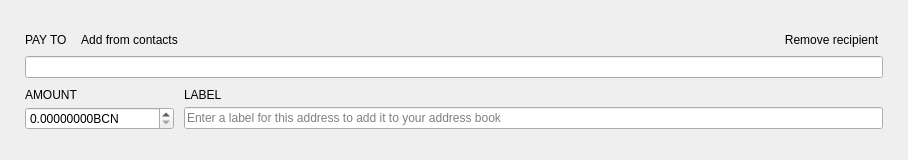
<?xml version="1.0" encoding="UTF-8"?>
<ui version="4.0">
 <class>TransferFrame</class>
 <widget class="QFrame" name="TransferFrame">
  <property name="geometry">
   <rect>
    <x>0</x>
    <y>0</y>
    <width>908</width>
    <height>160</height>
   </rect>
  </property>
  <property name="sizePolicy">
   <sizepolicy hsizetype="Preferred" vsizetype="Preferred">
    <horstretch>0</horstretch>
    <verstretch>150</verstretch>
   </sizepolicy>
  </property>
  <property name="minimumSize">
   <size>
    <width>0</width>
    <height>160</height>
   </size>
  </property>
  <property name="maximumSize">
   <size>
    <width>16777215</width>
    <height>160</height>
   </size>
  </property>
  <property name="windowTitle">
   <string>Frame</string>
  </property>
  <property name="styleSheet">
   <string notr="true"/>
  </property>
  <property name="frameShape">
   <enum>QFrame::NoFrame</enum>
  </property>
  <property name="frameShadow">
   <enum>QFrame::Plain</enum>
  </property>
  <layout class="QVBoxLayout" name="verticalLayout">
   <property name="spacing">
    <number>10</number>
   </property>
   <property name="leftMargin">
    <number>25</number>
   </property>
   <property name="rightMargin">
    <number>25</number>
   </property>
   <item>
    <spacer name="verticalSpacer_2">
     <property name="orientation">
      <enum>Qt::Vertical</enum>
     </property>
     <property name="sizeHint" stdset="0">
      <size>
       <width>20</width>
       <height>40</height>
      </size>
     </property>
    </spacer>
   </item>
   <item>
    <layout class="QGridLayout" name="gridLayout">
     <property name="verticalSpacing">
      <number>5</number>
     </property>
     <item row="0" column="0">
      <widget class="WalletGui::WalletNormalGrayTextLabel" name="m_payToTextLabel">
       <property name="sizePolicy">
        <sizepolicy hsizetype="Minimum" vsizetype="Minimum">
         <horstretch>0</horstretch>
         <verstretch>0</verstretch>
        </sizepolicy>
       </property>
       <property name="text">
        <string>PAY TO</string>
       </property>
       <property name="alignment">
        <set>Qt::AlignLeading|Qt::AlignLeft|Qt::AlignVCenter</set>
       </property>
       <property name="margin">
        <number>0</number>
       </property>
       <property name="indent">
        <number>0</number>
       </property>
      </widget>
     </item>
     <item row="0" column="1">
      <widget class="WalletGui::WalletTinyLinkLikeButton" name="m_addressBookButton">
       <property name="sizePolicy">
        <sizepolicy hsizetype="Preferred" vsizetype="Minimum">
         <horstretch>0</horstretch>
         <verstretch>0</verstretch>
        </sizepolicy>
       </property>
       <property name="cursor">
        <cursorShape>PointingHandCursor</cursorShape>
       </property>
       <property name="focusPolicy">
        <enum>Qt::NoFocus</enum>
       </property>
       <property name="layoutDirection">
        <enum>Qt::LeftToRight</enum>
       </property>
       <property name="text">
        <string>Add from contacts</string>
       </property>
       <property name="flat">
        <bool>true</bool>
       </property>
      </widget>
     </item>
     <item row="0" column="2">
      <spacer name="horizontalSpacer">
       <property name="orientation">
        <enum>Qt::Horizontal</enum>
       </property>
       <property name="sizeHint" stdset="0">
        <size>
         <width>318</width>
         <height>10</height>
        </size>
       </property>
      </spacer>
     </item>
     <item row="0" column="3" alignment="Qt::AlignBottom">
      <widget class="WalletGui::WalletTinyLinkLikeButton" name="m_removeButton">
       <property name="sizePolicy">
        <sizepolicy hsizetype="Preferred" vsizetype="Minimum">
         <horstretch>0</horstretch>
         <verstretch>0</verstretch>
        </sizepolicy>
       </property>
       <property name="cursor">
        <cursorShape>PointingHandCursor</cursorShape>
       </property>
       <property name="focusPolicy">
        <enum>Qt::NoFocus</enum>
       </property>
       <property name="text">
        <string>Remove recipient</string>
       </property>
       <property name="flat">
        <bool>true</bool>
       </property>
      </widget>
     </item>
     <item row="1" column="0" colspan="4">
      <widget class="WalletGui::ClearableLineEdit" name="m_sendAddressEdit">
       <property name="styleSheet">
        <string notr="true">[errorState=&quot;true&quot;] {
  border-color: #ef3131;
}</string>
       </property>
      </widget>
     </item>
    </layout>
   </item>
   <item>
    <layout class="QGridLayout" name="gridLayout_2">
     <property name="verticalSpacing">
      <number>5</number>
     </property>
     <item row="0" column="0">
      <widget class="WalletGui::WalletNormalGrayTextLabel" name="m_amountTextLabel">
       <property name="text">
        <string>AMOUNT</string>
       </property>
       <property name="alignment">
        <set>Qt::AlignBottom|Qt::AlignLeading|Qt::AlignLeft</set>
       </property>
       <property name="indent">
        <number>0</number>
       </property>
      </widget>
     </item>
     <item row="0" column="1">
      <widget class="WalletGui::WalletNormalGrayTextLabel" name="m_labelTextLabel">
       <property name="text">
        <string>LABEL</string>
       </property>
       <property name="alignment">
        <set>Qt::AlignBottom|Qt::AlignLeading|Qt::AlignLeft</set>
       </property>
       <property name="indent">
        <number>0</number>
       </property>
      </widget>
     </item>
     <item row="1" column="0">
      <widget class="QDoubleSpinBox" name="m_sendAmountSpin">
       <property name="focusPolicy">
        <enum>Qt::ClickFocus</enum>
       </property>
       <property name="layoutDirection">
        <enum>Qt::LeftToRight</enum>
       </property>
       <property name="styleSheet">
        <string notr="true">[errorState=&quot;true&quot;] {
  border-color: #ef3131;
}</string>
       </property>
       <property name="buttonSymbols">
        <enum>QAbstractSpinBox::UpDownArrows</enum>
       </property>
       <property name="suffix">
        <string notr="true">BCN</string>
       </property>
       <property name="decimals">
        <number>8</number>
       </property>
       <property name="maximum">
        <double>1000000000000.000000000000000</double>
       </property>
      </widget>
     </item>
     <item row="1" column="1">
      <widget class="WalletGui::ClearableLineEdit" name="m_sendLabelEdit">
       <property name="styleSheet">
        <string notr="true">[errorState=&quot;true&quot;] {
  border-color: #ef3131;
}</string>
       </property>
       <property name="placeholderText">
        <string>Enter a label for this address to add it to your address book</string>
       </property>
      </widget>
     </item>
    </layout>
   </item>
   <item>
    <spacer name="verticalSpacer">
     <property name="orientation">
      <enum>Qt::Vertical</enum>
     </property>
     <property name="sizeHint" stdset="0">
      <size>
       <width>20</width>
       <height>40</height>
      </size>
     </property>
    </spacer>
   </item>
  </layout>
 </widget>
 <customwidgets>
  <customwidget>
   <class>WalletGui::WalletNormalGrayTextLabel</class>
   <extends>QLabel</extends>
   <header>Gui/Common/WalletTextLabel.h</header>
  </customwidget>
  <customwidget>
   <class>WalletGui::WalletTinyLinkLikeButton</class>
   <extends>QPushButton</extends>
   <header>Gui/Common/WalletLinkLikeButton.h</header>
  </customwidget>
  <customwidget>
   <class>WalletGui::ClearableLineEdit</class>
   <extends>QLineEdit</extends>
   <header>Gui/Common/ClearableLineEdit.h</header>
  </customwidget>
 </customwidgets>
 <tabstops>
  <tabstop>m_sendAddressEdit</tabstop>
  <tabstop>m_sendAmountSpin</tabstop>
  <tabstop>m_sendLabelEdit</tabstop>
  <tabstop>m_addressBookButton</tabstop>
  <tabstop>m_removeButton</tabstop>
 </tabstops>
 <resources/>
 <connections>
  <connection>
   <sender>m_removeButton</sender>
   <signal>clicked()</signal>
   <receiver>TransferFrame</receiver>
   <slot>deleteLater()</slot>
   <hints>
    <hint type="sourcelabel">
     <x>797</x>
     <y>41</y>
    </hint>
    <hint type="destinationlabel">
     <x>445</x>
     <y>79</y>
    </hint>
   </hints>
  </connection>
  <connection>
   <sender>m_addressBookButton</sender>
   <signal>clicked()</signal>
   <receiver>TransferFrame</receiver>
   <slot>addressBookClicked()</slot>
   <hints>
    <hint type="sourcelabel">
     <x>136</x>
     <y>41</y>
    </hint>
    <hint type="destinationlabel">
     <x>445</x>
     <y>79</y>
    </hint>
   </hints>
  </connection>
  <connection>
   <sender>m_sendAddressEdit</sender>
   <signal>textChanged(QString)</signal>
   <receiver>TransferFrame</receiver>
   <slot>labelOrAddressChanged(QString)</slot>
   <hints>
    <hint type="sourcelabel">
     <x>445</x>
     <y>56</y>
    </hint>
    <hint type="destinationlabel">
     <x>445</x>
     <y>79</y>
    </hint>
   </hints>
  </connection>
  <connection>
   <sender>m_sendLabelEdit</sender>
   <signal>textChanged(QString)</signal>
   <receiver>TransferFrame</receiver>
   <slot>labelOrAddressChanged(QString)</slot>
   <hints>
    <hint type="sourcelabel">
     <x>582</x>
     <y>128</y>
    </hint>
    <hint type="destinationlabel">
     <x>445</x>
     <y>79</y>
    </hint>
   </hints>
  </connection>
  <connection>
   <sender>m_sendAmountSpin</sender>
   <signal>valueChanged(QString)</signal>
   <receiver>TransferFrame</receiver>
   <slot>amountStringChanged(QString)</slot>
   <hints>
    <hint type="sourcelabel">
     <x>124</x>
     <y>124</y>
    </hint>
    <hint type="destinationlabel">
     <x>453</x>
     <y>79</y>
    </hint>
   </hints>
  </connection>
  <connection>
   <sender>m_sendAddressEdit</sender>
   <signal>textChanged(QString)</signal>
   <receiver>TransferFrame</receiver>
   <slot>addressChanged(QString)</slot>
   <hints>
    <hint type="sourcelabel">
     <x>453</x>
     <y>69</y>
    </hint>
    <hint type="destinationlabel">
     <x>453</x>
     <y>79</y>
    </hint>
   </hints>
  </connection>
 </connections>
 <slots>
  <slot>addressBookClicked()</slot>
  <slot>pasteClicked()</slot>
  <slot>labelOrAddressChanged(QString)</slot>
  <slot>addressChanged(QString)</slot>
  <slot>amountStringChanged(QString)</slot>
 </slots>
</ui>
